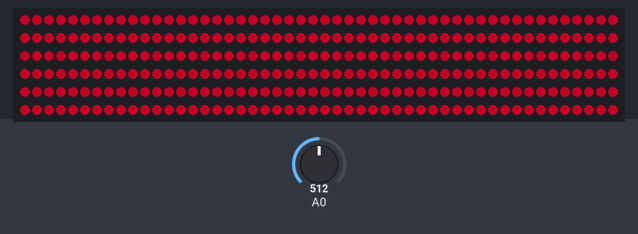
This sketch was run on a simulated Arduino Uno, built with avr-gcc and run on an emulated ATmega328P. Parts: 300 RGB LEDs in strip order, left to right, continuing on the next row. The inputs (shaded band) are chosen by the test bench; at power-on: A0 = 512. Dim RGB values are drawn brighter than linear.

Above: at 0.7 s.

The sketch:

MM_Music_Reactive_LEDs.ino
```cpp
#include <Adafruit_NeoPixel.h>

#define MIC A0 // Microphone is connected at analog pin A0
#define LED_PIN 6 // WS2812b LED's DataIn pin is connected to arduino's Digital pin D6
#define N_PIXELS 300 // Number of LED in Addressable LED strip
#define N 200 // Number of samples
#define fadeDelay 1 // fade delay amount
#define noiseLevel 2 // Amount of noice we want to ignore/chop off

// When we setup the NeoPixel library, we tell it how many pixels, and which pin to use to send signals.
Adafruit_NeoPixel strip = Adafruit_NeoPixel(N_PIXELS, LED_PIN, NEO_GRB + NEO_KHZ800);

int samples[N]; // variable to storage of a sample
int periodFactor = 0; // For period calculation
int t1 = -1;
int T;
int slope;
byte periodChanged = 0;

/*------------------------------------------------
 setup initialize serial monitor baud rate and
 begin neopixel library
-----------------------------------------------*/

void setup() {
  Serial.begin(9600);
  strip.begin(); // This initializes the NeoPixel library.
  ledsOff(); // call function ledoff to turn all LED off at the begning
  delay(500); // Delay of half second
  displayColor(Wheel(100));
  strip.show(); // To push color data to the strip
  delay(500); // Delay of half second
}

//----------------------continous loop------------------------------
void loop()
{
  Samples(); // to call sample function
}

//------------------------ Sample function---------------------------------

void Samples()
{
  for(int i=0; i<N; i++)
  {
    samples[i] = analogRead(0);   // read analog input from analog pin A0 and take a N samples
    if(i>0)
    {
      slope = samples[i] - samples[i-1];   // Find slope of N samples
      //Serial.println(abs(slope));
    }
    else
    {
      slope = samples[i] - samples[N-1];
    }

    if(abs(slope) > noiseLevel) // Check if abs(slop) is greater than noiseLevel(noise Level which we want to ignore)
    {
      if(slope < 0)
      {
        calculatePeriod(i);
        if(periodChanged == 1)
        {
          displayColor(getColor(T));
        }
      }
    }
    else
    {
      ledsOff();
    }
    periodFactor += 1;
    delay(1);
  }
}
//----------------------------period calculation----------------
void calculatePeriod(int i) {
  if(t1 == -1)
  {
    t1 = i;
  }
  else
  {
    int period = periodFactor*(i - t1);
    periodChanged = T==period ? 0 : 1;
    T = period;
    //Serial.println(T);

    t1 = i;
    periodFactor = 0;
  }
}
//-----------------------------
uint32_t getColor(int period)
{
  if(period == -1)
    return Wheel(0);  //pass wheel pos to 0
  else if(period > 400)
    return Wheel(5);  // pass wheel pos to 5
  else
    return Wheel(map(-1*period, -400, -1, 50, 255));
}
//------------------fade out effect--------------------------
void fadeOut()
{
  for(int i=0; i<5; i++)
  {
    strip.setBrightness(110 - i*20);  // reduce brightness in for loop
    strip.show(); // Update strip by pushing color data to the strip
    delay(fadeDelay);  // fade delay
    periodFactor +=fadeDelay;
  }
}
//-------------------fade in effect------------------------
void fadeIn()
{
  strip.setBrightness(100); // set brightess
  strip.show();  // Update strip by pushing color data to the strip
  for(int i=0; i<5; i++)
  {
    //strip.setBrightness(20*i + 30);  // turn comment off if you want fade in
    strip.show(); // Update strip by pushing color data to the strip
    delay(fadeDelay);  // fade delay
    periodFactor+=fadeDelay;
  }
}
// ------------blank when no sound detects--------------------
void ledsOff()
{
  fadeOut();  // fade out before turn off all LEDs to give smooth effect of turning off lights
  for(int i=0; i<N_PIXELS; i++)
  {
    strip.setPixelColor(i, 0, 0, 0);  // to save power Trun off all LED even if the brightness is 0 by the fadeout function
  }
}
//------------------------- set pixel color------------------------------
void displayColor(uint32_t color)
{
  for(int i=0; i<N_PIXELS; i++)
  {
    strip.setPixelColor(i, color);  // color is 32bit type that merges the red, green, bule values into a single number
  }
  fadeIn(); // fade in effect apply
}

//---------------------adafruits wheel() function---------------------
//Input WheelpPos value 0 to 255 to get a color value.
// The colours are a transition r - g - b - back to r.
//--------------------------------------------------------
uint32_t Wheel(byte WheelPos) {
  // Serial.println(WheelPos);
  if(WheelPos < 85)
  {
    return strip.Color(WheelPos * 3, 255 - WheelPos * 3,0); // set strip color based on wheel pos value
  }
  else if(WheelPos < 170)
  {
    WheelPos -= 85;
    return strip.Color(255 - WheelPos * 3, 0, WheelPos * 3 ); // set strip color based on wheel pos value
  }
  else
  {
    WheelPos -= 170;
    return strip.Color(0, WheelPos * 3, 255 - WheelPos * 3); // set strip color based on wheel pos value
  }
}

/*
--------------------------------Improved wheel function------------------------
// Adopted from https://votecharlie.com/blog/2018/08/improved-color-wheel-function.html
// Input values 0 to 255 to get color values that transition R->G->B. 0 and 255
// are the same color. This is based on Adafruit's Wheel() function, which used
// a linear map that resulted in brightness peaks at 0, 85 and 170. This version
// uses a quadratic map to make values approach 255 faster while leaving full
// red or green or blue untouched. For example, Wheel(42) is halfway between
// red and green. The linear function yielded (126, 129, 0), but this one yields
// (219, 221, 0). This function is based on the equation the circle centered at
// (255,0) with radius 255:  (x-255)^2 + (y-0)^2 = r^2
unsigned long Wheel(byte position) {
  byte R = 0, G = 0, B = 0;
  if (position < 85) {
    R = sqrt32((1530 - 9 * position) * position);
    G = sqrt32(65025 - 9 * position * position);
  } else if (position < 170) {
    position -= 85;
    R = sqrt32(65025 - 9 * position * position);
    B = sqrt32((1530 - 9 * position) * position);
  } else {
    position -= 170;
    G = sqrt32((1530 - 9 * position) * position);
    B = sqrt32(65025 - 9 * position * position);
  }
  return strip.Color(R, G, B);
}

// Adapted from https://www.stm32duino.com/viewtopic.php?t=56#p8160
unsigned int sqrt32(unsigned long n) {
  unsigned int c = 0x8000;
  unsigned int g = 0x8000;
  while(true) {
    if(g*g > n) {
      g ^= c;
    }
    c >>= 1;
    if(c == 0) {
      return g;
    }
    g |= c;
  }
}

*/
```
